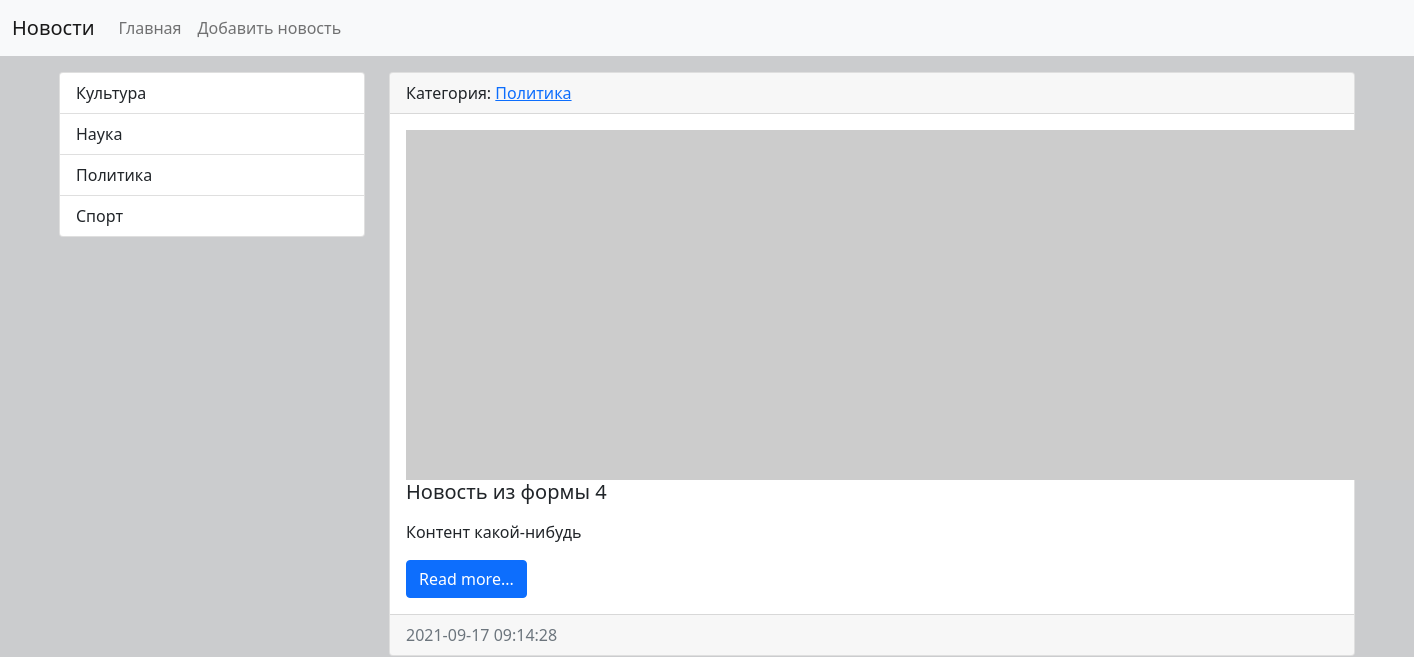
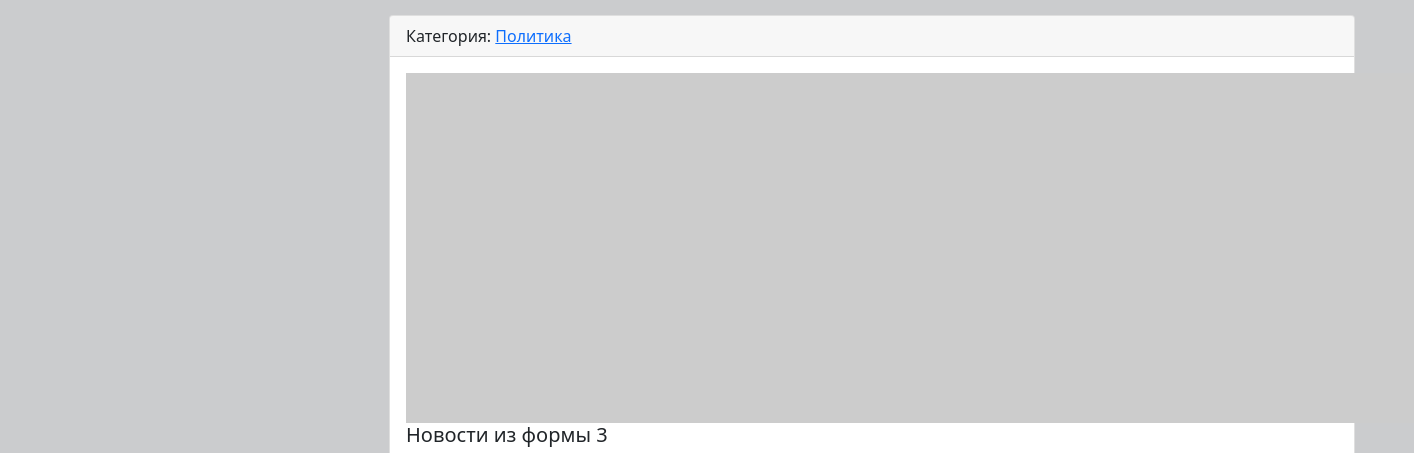
Before: / (upper part) with the older database file (2 pictures, top to bottom).
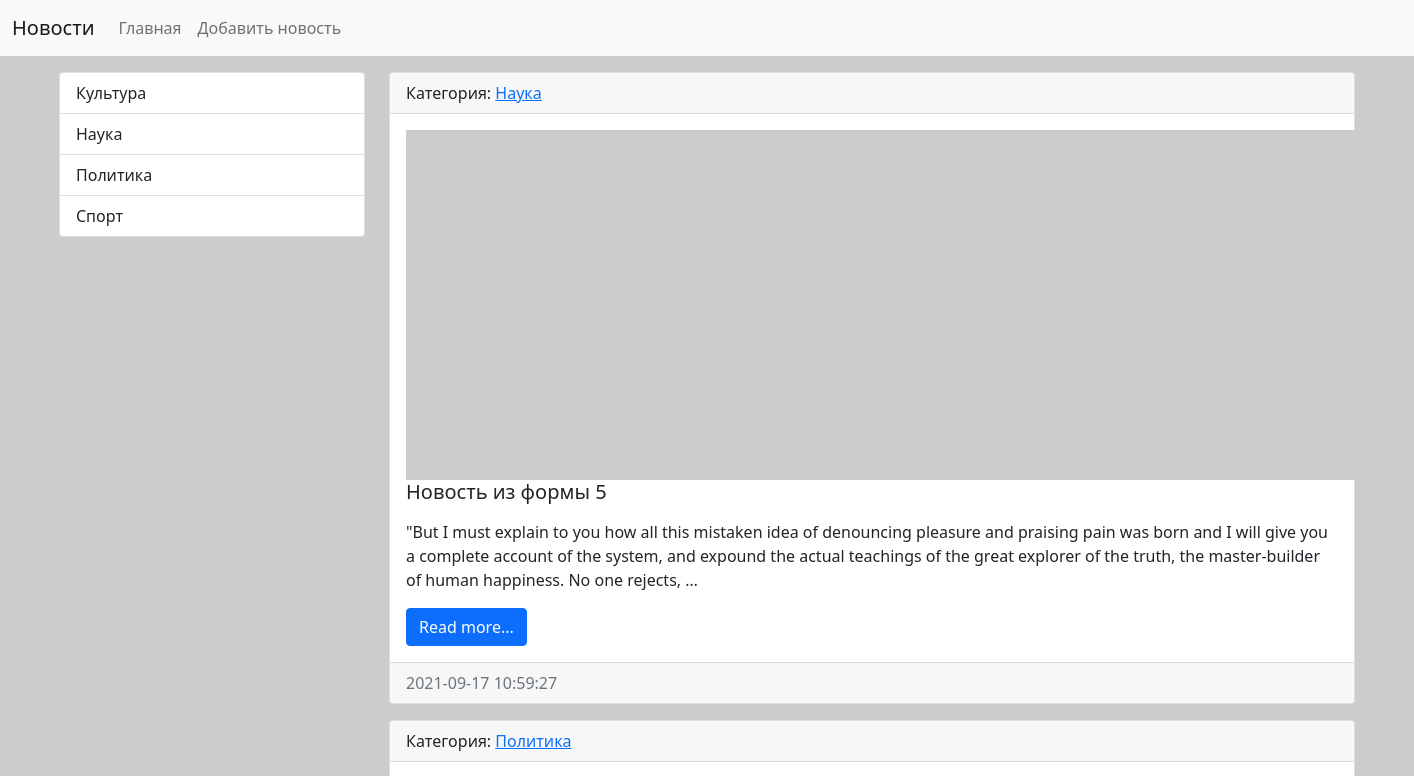
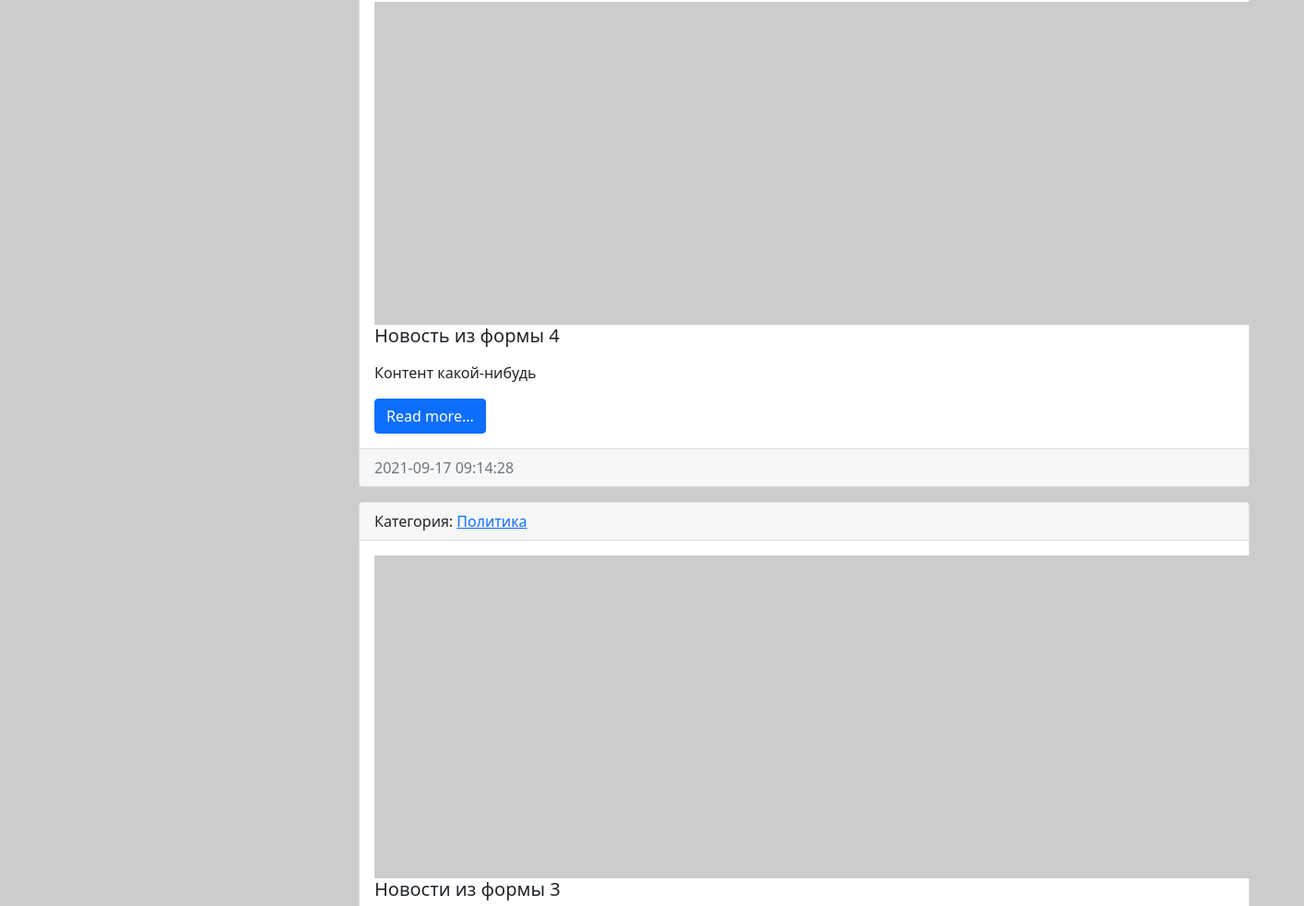
After: the same page with the newer database file (2 pictures, top to bottom).
### news/models.py (models this page shows, shortened)
class Category(models.Model):
    title = models.CharField(max_length=150, db_index=True, verbose_name="Наименование категории")
    def __str__(self):
        return self.title
    def get_absolute_url(self):
        return reverse('category', kwargs={'category_id': self.pk})
    class Meta:
        verbose_name = "Категория"
        verbose_name_plural = "Категории"
        ordering = ["title"]

class News(models.Model):
    title = models.CharField(max_length=150, verbose_name="Наименование")
    content = models.TextField(blank=True, verbose_name="Контент")
    created_at = models.DateTimeField(auto_now_add=True, verbose_name="Дата публикации")
    updated_at = models.DateTimeField(auto_now=True, verbose_name="Обновленно")
    photo = models.ImageField(upload_to="photos/%Y/%m/%d/", verbose_name="Фото", blank=True)
    is_published = models.BooleanField(default=True, verbose_name="Опубликовано")
    category = models.ForeignKey("Category", on_delete=models.PROTECT, verbose_name="Категория")
    def get_absolute_url(self):
        return reverse('view_news', kwargs={'pk': self.pk})
    class Meta:
        verbose_name = "Новость"
        verbose_name_plural = "Новости"
        ordering = ["-created_at"]

### news/views.py (the view)
# urls.py: path("", HomeNews.as_view(), name='home'),
class HomeNews(ListView):
    model = News
    template_name = 'news/home_news_list.html'
    context_object_name = 'news'
    def get_context_data(self, **kwargs):
        context = super().get_context_data(**kwargs)
        context['title'] = 'Главная страница'
        return context
    def get_queryset(self):
        return News.objects.filter(is_published=True)

### news/templatetags/news_tags.py (called while the page is built)
@register.inclusion_tag('news/list_categories.html')
def show_categories(arg1='Hello', arg2='World'):
    categories = Category.objects.all()
    return {'categories': categories, 'arg1': arg1, 'arg2': arg2}

### news/templates/news/home_news_list.html (shortened to what this page needs)
{% extends 'news/base.html' %}
{% block sidebar %}
    {% include 'news/inc/_sidebar.html' %}
{% endblock %}
{% block content %}
    {% for item in news %}
        <div class="card mb-3">
            <div class="card-header">
                Категория: <a href="{{ item.get_absolute_url }}">{{ item.category }}</a>
            </div>
            <div class="card-body">
                <div class="media">
                    {% if item.photo %}
                        <img src=" {{ item.photo.url }} " alt="" width="350" class="mr-3">
                    {% else %}
                        <img src="https://picsum.photos/id/1060/350/300/?blur=2" alt="">
                    {% endif %}
                    <div class="media-body">
                        <h5 class="card-title">{{ item.title }}</h5>
                        <p class="card-text">{{ item.content|safe|linebreaks|truncatewords:50 }}</p>
                        <a href="{{ item.get_absolute_url }}" class="btn btn-primary">Read more...</a>
                    </div>
                </div>
            </div>
            <div class="card-footer text-muted">
                {{ item.created_at|date:"Y-m-d H:i:s" }}
            </div>
        </div>
    {% endfor %}
{% endblock %}

### news/templates/news/base.html (shortened to what this page needs)
{% load static %}
<!doctype html>
<html lang="en">
<head>
    <link href="{% static 'bootstrap/css/bootstrap.min.css' %}" rel="stylesheet">
    <link href="{% static 'bootstrap/css/style.css' %}" rel="stylesheet">
</head>
<body>
{% include 'news/inc/_nav.html' %}
<div class="container mt-3">
    <div class="row">
        <div class="col-md-3">
            {% block sidebar %}{% endblock %}
        </div>
        <div class="col-md-9">
            {% block content %}{% endblock %}
        </div>
    </div>
</div>
</body>
</html>

### news/templates/news/inc/_nav.html (shortened to what this page needs)
<nav class="navbar navbar-expand-lg navbar-light bg-light">
    <div class="container-fluid">
        <a class="navbar-brand" href="{% url 'home' %}">Новости</a>
        <div class="collapse navbar-collapse" id="navbarSupportedContent">
            <ul class="navbar-nav me-auto mb-2 mb-lg-0">
                <li class="nav-item"><a class="nav-link" href="{% url 'home' %}">Главная</a></li>
                <li class="nav-item"><a class="nav-link" href="{% url 'add_news' %}">Добавить новость</a></li>
            </ul>
        </div>
    </div>
</nav>

### news/templates/news/inc/_sidebar.html (shortened to what this page needs)
{% load news_tags %}
{% show_categories %}

### news/templates/news/list_categories.html
<div class="list-group">
    {% for item in categories %}
        <a href="{{ item.get_absolute_url }}" class="list-group-item list-group-item-action">
            {{ item.title }}
        </a>
    {% endfor %}
</div>

Changed rows visible on the page:
added News: category "Наука", title "Новость из формы 5", content "\"But I must explain to you how all this mistaken idea of denouncing pleasure and praising pain was born and I will give you a complete account of the system, and expound the actual teachings of the great explorer of the truth, the master-builder of human happiness. No one rejects, …", created_at "2021-09-17 10:59:27"
